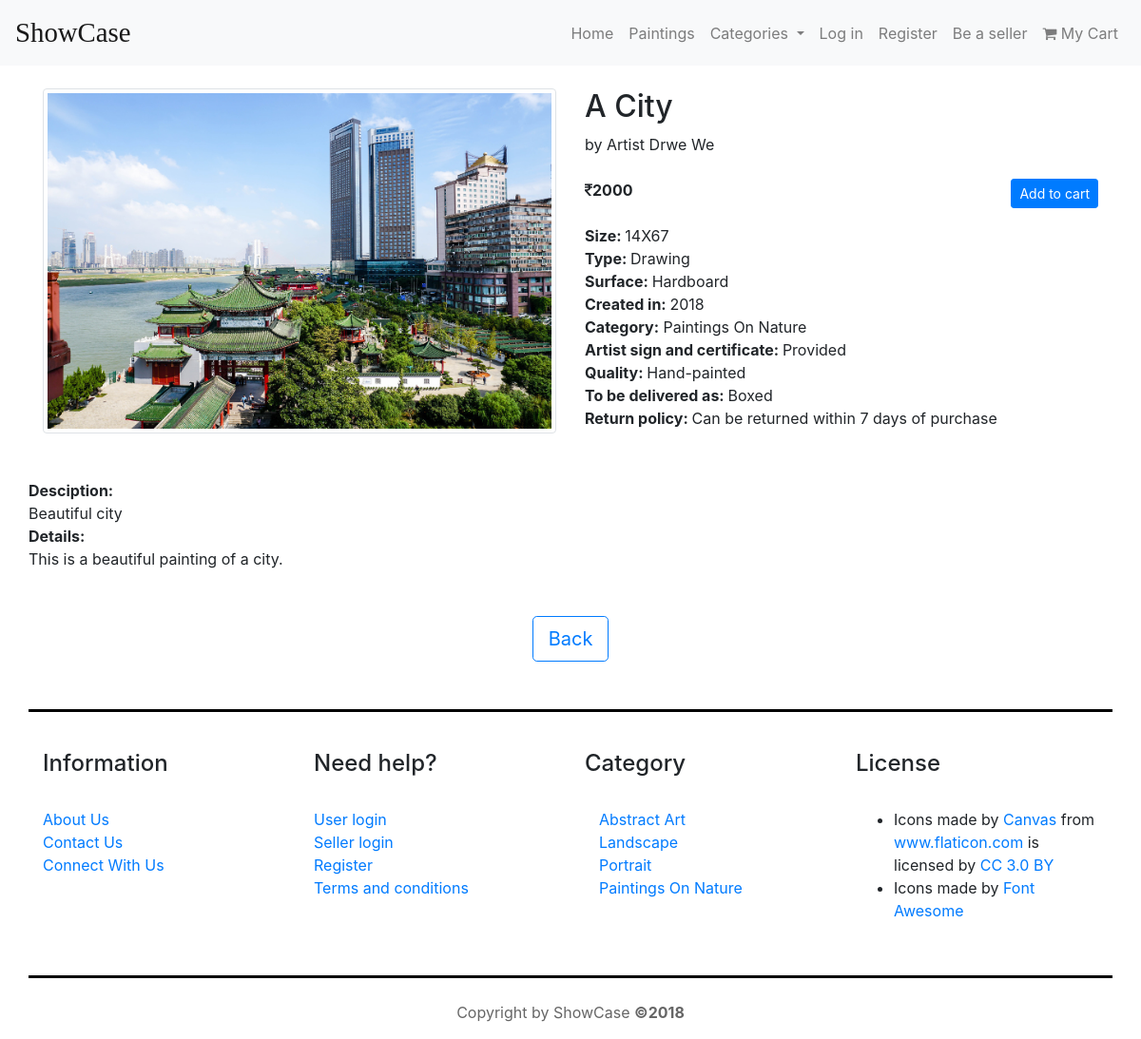
The page /details.php?product_id=8891 on the database its author committed.
### tables this page shows
CREATE TABLE `product` (
  `id` int(11) NOT NULL,
  `title` varchar(255) DEFAULT NULL,
  `type` varchar(255) DEFAULT NULL,
  `surface` varchar(255) DEFAULT NULL,
  `delivery` varchar(255) DEFAULT NULL,
  `image` varchar(255) DEFAULT NULL,
  `longdesc` mediumtext,
  `shortdesc` varchar(255) DEFAULT NULL,
  `yearofartwork` year(4) DEFAULT NULL,
  `width` int(11) DEFAULT NULL,
  `height` int(11) DEFAULT NULL,
  `price` int(11) DEFAULT NULL,
  `sellerid` int(11) DEFAULT NULL,
  `category` varchar(255) DEFAULT NULL
);

CREATE TABLE `seller` (
  `id` int(11) NOT NULL,
  `firstname` varchar(255) DEFAULT NULL,
  `lastname` varchar(255) DEFAULT NULL,
  `email` varchar(255) DEFAULT NULL,
  `mobile` bigint(20) DEFAULT NULL,
  `password` varchar(255) DEFAULT NULL,
  `profile` int(11) DEFAULT NULL,
  `image` varchar(255) DEFAULT NULL
);

### function.php (called while the page is built, shortened)
<?php
class DB_connect
{
	function __construct()
	{
		$conn = new mysqli(SERVERNAME, 'root', PASSWORD,DATABASENAME);
		$this->dbh=$conn;
	}
	public function selectbyid($id,$tablename)
	{
		$result=mysqli_query($this->dbh,"SELECT * FROM $tablename WHERE id=$id;");
		return $result;
	}
	public function select_by_colname_reloaded($tablename,$cols,$colname,$colvalue)
	{
		$col="";
		foreach($cols as $x)
		{
			$col.=$x.",";
		}
		$col=rtrim($col,",");
		$sql="SELECT $col FROM $tablename WHERE $colname='$colvalue'";
		$result=mysqli_query($this->dbh,$sql);
		if ($result)
		{
    			return $result;
		}
		else
		{
    		echo "Error: " . $sql . "<br>" . $this->dbh->error;
		}
	}
}
?>

### details.php (the view, shortened to what this page needs)
<!DOCTYPE html>
<html>
<head>
	<link rel="stylesheet" href="https://maxcdn.bootstrapcdn.com/bootstrap/4.1.0/css/bootstrap.min.css">
	<link rel="stylesheet" href="https://cdnjs.cloudflare.com/ajax/libs/font-awesome/4.7.0/css/font-awesome.min.css">
	<link rel="stylesheet" href="style.css">
</head>
<body>
	<?php 	if(isset($_SESSION['seller_name'])){include "elements/headerseller.php";}
			else if(isset($_SESSION['buyer_name'])){include "elements/headerbuyer.php";}
			else {include "elements/header.php";}
	 ?>
<?php
require_once "function.php";
$show=new DB_connect();
$product_id=$_GET['product_id']-8887;
$result=$show->selectbyid($product_id,'product');
$row=mysqli_fetch_array($result);
$result2=$show->select_by_colname_reloaded('seller',array('firstname','lastname'),'id',$row['sellerid']);
$row2=mysqli_fetch_array($result2);
?>
<div class="container">
	<div class="detail">
		<div class="row">
			<div class="col-md-6">
					<img class="img-fluid img-thumbnail" src="gallery/<?php echo $row['image']; ?>" style="width:100%; height:auto;">
			</div>
			<div class="col-md-6">
				<h1><?php echo $row['title']; ?></h1>
				<div>
					by Artist <?php echo ucfirst($row2['firstname'])." ".ucfirst($row2['lastname']); ?>
				</div>
				<div class="text-lg">
					<br>
					<b><i class="fa fa-rupee"></i><?php echo $row['price']; ?></b>
					<button type="button" class="btn btn-sm btn-primary float-right"
					 onclick="window.location.href='controllers/addtocart.php?product_id=<?php echo $row['id']+8887; ?>';">Add to cart</button>
					<br>
				</div>
				<br>
				<div>
					<b>Size: </b> <?php echo $row['width']; ?>X</i><?php echo $row['height']; ?><br>
					<b>Type: </b> <?php echo $row['type']; ?><br>
					<b>Surface: </b> <?php echo $row['surface']; ?><br>
					<b>Created in: </b> <?php echo $row['yearofartwork']; ?><br>
					<b>Category:</b> <?php echo $row['category']; ?><br>
					<b>Artist sign and certificate: </b> Provided<br>
					<b>Quality: </b> Hand-painted<br>
					<b>To be delivered as: </b> <?php echo $row['delivery']; ?><br>
					<b>Return policy: </b> Can be returned within 7 days of purchase<br>
				</div>
			</div>
		</div>
	</div>
	<br>
	<br>
	<div class="row">
		<div>
			<b>Desciption:</b><br>
			<?php echo $row['shortdesc']; ?><br>
			<b>Details:</b><br>
			<?php echo $row['longdesc']; ?>
		</div>
	</div>
</div>
<br><br>
<div class="text-center">
	<button type="button" onclick="window.history.back();" class="btn btn-lg custom-btn">Back</button>
</div>
	<?php include "elements/footer.php" ?>
</body>

### style.css (style rules this page uses)
h1 { font-size:2rem; }
.custom-btn { background-color: white;border:1px solid #007bff;color:#007bff; }

### rows shown on the page
product: image (picture), title "A City", price "2000", width "14", height "67", type "Drawing", surface "Hardboard", yearofartwork "2018", category "Paintings On Nature", delivery "Boxed", shortdesc "Beautiful city", longdesc "This is a beautiful painting of a city."
seller: firstname "Drwe", lastname "We"
